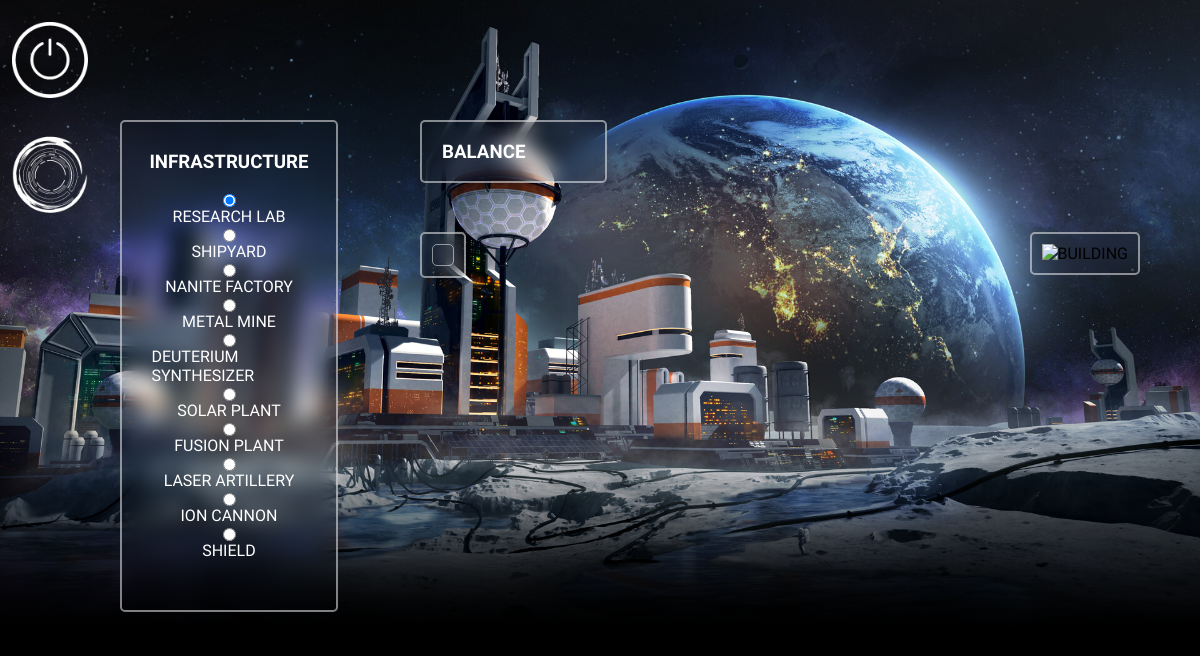
/front/infrastructure.php (signed in), run on the app's committed database.
### tables this page shows
CREATE TABLE IF NOT EXISTS `infrastructure_archetype` (
  `id` int(11) NOT NULL AUTO_INCREMENT,
  `name` varchar(50) NOT NULL,
  `building_time` int(11) NOT NULL,
  `energy_cost` int(11) NOT NULL,
  `metal_cost` int(11) NOT NULL,
  `deuterium_cost` int(11) NOT NULL,
  `resource_id` int(11) NOT NULL,
  `defence_id` int(11) NOT NULL,
  `facility_id` int(11) NOT NULL,
  PRIMARY KEY (`id`),
  KEY `resource_id` (`resource_id`),
  KEY `defence_id` (`defence_id`),
  KEY `facility_id` (`facility_id`)
);

### front/infrastructure.php (the view, shortened to what this page needs)
<!DOCTYPE html>
<html lang="en">
<head>
    <link rel="stylesheet" href="../style/infrastructure.css"/>
    <link rel="stylesheet" href="../style/menu-button.css"/>
</head>
<body>
    <img id="bg" draggable="false" src="../images/infrastructure-background.jpg" alt="background">
    <div class="gradient"></div>
    <div class="infrastructure">
        <h3>Infrastructure</h3>
        <form  method="get" action="../api/infrastructure-displayAPI.php">
            <?php
                $db = new PDO("mysql:host=localhost;dbname=esigalactic","root", "");
                $query = $db->prepare("SELECT id, name FROM infrastructure_archetype;");
                $query->execute();
                $rows = $query->fetchAll();
                foreach($rows as $row)
                {
                    echo "<input type='radio' id='".$row["name"]."' name='archetype-choice' value='".$row["id"]."'>";
                    echo "<label for='".$row["name"]."'>".$row["name"]."</label>";
                }
            ?>
        </form>
    </div>
    <div class="infrastructure-display" id="infrastructure-display">
        <div class="facility-display" id="facility-display"></div>
    </div>
    <div class="display-picture">
        <img id='infrastructure-pic' width=400px height=250px draggable="false" alt="building">
    </div>
    <div class="balance" id="balance">
        <span>
            <p><h3>Balance</h3></p>
        </span>
    </div>
    <div class="portal-button">
        <form id="portal-form" method="POST">
            <input type="image" name="button" src="../images/portal/portal.png" alt="submit">
        </form>
    </div>
    <div class="logout-button">
        <form id="logout-form" method="POST">
            <input type="image" name="logout-button" src="../images/logout.png" alt="submit">
        </form>
    </div>
</body>
</html>

### style/infrastructure.css (style rules this page uses)
body { width:100vw; overflow: hidden; margin:0; padding: 0; position: relative; font-family: 'Bruno Ace SC'; text-transform: uppercase; background-color: black; display: flex; min-width: 600px; }
#bg { width: 100%; height: 100%; margin: 0; padding: 0; }
.gradient { position: absolute; bottom: 0; left: 0; width: 100%; height: 100%; background: linear-gradient(to bottom, rgba(79, 79, 101,0) 0%,rgba(79, 79, 101,0) 25%, rgba(79, 79, 101,0) 50%, rgba(79, 79, 101,0) 70%, rgb(0, 0, 0) 100%); }
.infrastructure { position: absolute; left: 10vw; left: calc(10%); background-color: transparent; border: 2px solid rgba(255,255,255,0.5); backdrop-filter: blur(10px); top: 15vh; padding: 10px; border-radius: 5px; display: flex; flex-direction: column; justify-content: center; align-items: center; padding-bottom: 50px; color: white; }
form { display: flex; flex-direction: column; align-items: center; width: 80%; }
.infrastructure-display { position: absolute; left: calc(35%); background-color: transparent; border: 2px solid rgba(255,255,255,0.5); backdrop-filter: blur(10px); top: 29vh; padding: 10px; border-radius: 5px; display: flex; flex-direction: column; justify-content: center; align-items: center; color: white; }
.facility-display { display: flex; flex-direction: column; border-radius: 5px; border: 0.5px solid rgba(255,255,255,0.5); margin: 0; padding: 10px; }
.display-picture { position: absolute; right: 5vw; transform: calc(5%); top:29vh; background-color: transparent; border: 2px solid rgba(255,255,255,0.5); backdrop-filter: blur(10px); border-radius: 5px; padding: 10px; }
.balance { position: absolute; top: 15vh; color:white; background-color: transparent; border: 2px solid rgba(255,255,255,0.5); backdrop-filter: blur(10px); border-radius: 5px; left: 35vw; transform: calc(35%); }
.balance span { display: flex; flex-direction: row; justify-content: center; align-items: center; }
.balance p { margin: 10px; }

### style/menu-button.css (style rules this page uses)
.portal-button { position: absolute; top: 125px; left: 10px; }
.portal-button input { width:100px; height:100px; border-radius: 50px; }
.logout-button { position: absolute; top: 10px; left: 10px; }
.logout-button input { width:100px; height:100px; border-radius: 50px; }

### data on the page
infrastructure_archetype: name "RESEARCH LAB"
infrastructure_archetype: name "SHIPYARD"
infrastructure_archetype: name "NANITE FACTORY"
infrastructure_archetype: name "METAL MINE"
infrastructure_archetype: name "DEUTERIUM SYNTHESIZER"
infrastructure_archetype: name "SOLAR PLANT"
infrastructure_archetype: name "FUSION PLANT"
infrastructure_archetype: name "LASER ARTILLERY"
infrastructure_archetype: name "ION CANNON"
infrastructure_archetype: name "SHIELD"
